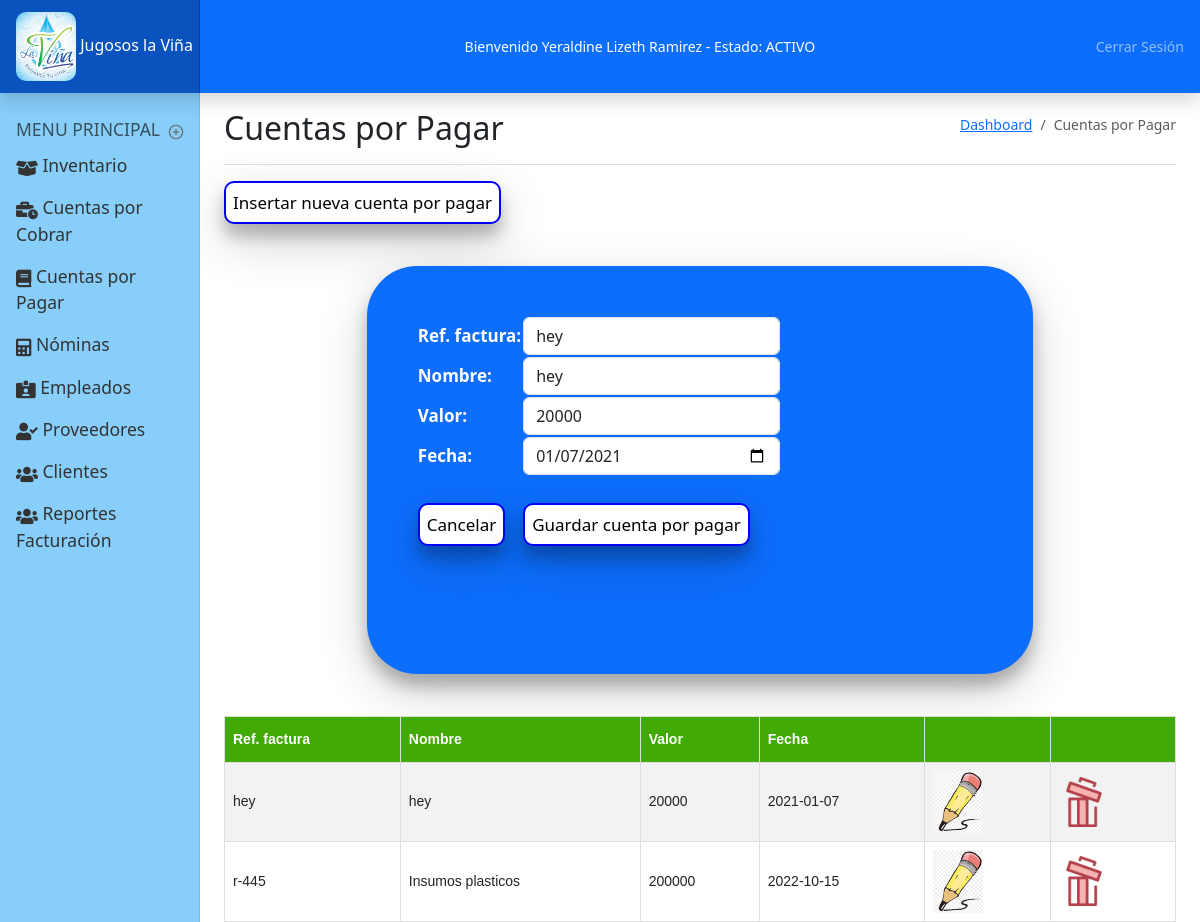
Page /cuentasporpagar.php?id_pagar=3 (signed in) on the committed database.
### tables this page shows
CREATE TABLE `usuario` (
  `id_usuario` int(11) NOT NULL,
  `nombre` varchar(150) NOT NULL,
  `user` varchar(255) NOT NULL,
  `identificacion` varchar(15) NOT NULL,
  `celular` varchar(10) NOT NULL,
  `direccion` varchar(150) NOT NULL,
  `email` varchar(150) NOT NULL,
  `contrasena` varchar(150) NOT NULL,
  `rol` varchar(255) NOT NULL,
  `activo` varchar(3) NOT NULL,
  `r_ecommerce` int(11) NOT NULL,
  `r_login` int(11) NOT NULL,
  `r_datos_de_pago` int(11) NOT NULL,
  `r_contador_visitas` int(11) NOT NULL,
  `r_encuesta` int(11) NOT NULL,
  `r_consultar_producto` int(11) NOT NULL,
  `r_chat` int(11) NOT NULL,
  `r_formulario` int(11) NOT NULL
);

CREATE TABLE `cuentasxpagar` (
  `id_pagar` int(11) NOT NULL,
  `ref_factura` varchar(255) NOT NULL,
  `nombre` varchar(255) NOT NULL,
  `valor` double NOT NULL,
  `fecha` date NOT NULL
);

### bloqueo.php (called while the page is built, shortened)
<?php
    $usuario = $_SESSION['usuario'];
    $consulta = "select * from usuario where id_usuario = '$usuario'";
    $resultado = mysqli_query($conexion, $consulta) or die ('No se consulto el usuario');
    $userr = mysqli_fetch_array($resultado);
?>

### bloques/cuentasxpagar/editar.php (the view, shortened to what this page needs)
<?php
    $cxpid = $_GET['id_pagar'];
    $concuentaspagar = "select * from cuentasxpagar where id_pagar = $cxpid";
    $rescuentaspagar = mysqli_query($conexion, $concuentaspagar) or die ('no se consulto cuentas por pagar');
    $cuentasxpagar = mysqli_fetch_array($rescuentaspagar);
?>
<div id="formulario">
    <form action="" method="post" class="form">
        <table>
            <tr>
                <th>Ref. factura:</th>
                <td><input type="text" name="ref" value="<?php echo $cuentasxpagar['ref_factura']; ?>" required="required" placeholder="ref. factura" class="form-control"></td>
            </tr>
            <tr>
                <th>Nombre:</th>
                <td><input type="text" name="nombre" value="<?php echo $cuentasxpagar['nombre']; ?>" required="required" placeholder="nombre" class="form-control"></td>
            </tr>
            <tr>
                <th>Valor:</th>
                <td><input type="number" name="valor" value="<?php echo $cuentasxpagar['valor']; ?>" required="required" placeholder="valor" class="form-control"></td>
            </tr>
            <tr>
                <th>Fecha:</th>
                <td><input type="date" name="fecha" value="<?php echo $cuentasxpagar['fecha']; ?>" required="required" placeholder="fecha" class="form-control"></td>
            </tr>
            <tr>
                <th>
                    <br><button name="botoninsertar" value="insertar" type="button" class="btnInsertClient" onclick="window.location='cuentasporpagar.php'">
                        Cancelar
                    </button><br><br>
                </th>
                <td><br><input type="submit" name="boton" value="Guardar cuenta por pagar" class="btnInsertClient"><br><br></td>
            </tr>
        </table>
        <br><br>
    </form>
    <br><br>
</div>
<div class="consulta">
    <table class="tconsulta">
        <tr>
            <th>Ref. factura</th>
            <th>Nombre</th>
            <th>Valor</th>
            <th>Fecha</th>
            <th></th>
            <th></th>
        </tr>
        <?php
        $consulta_cob = "select * from cuentasxpagar order by nombre";
        $resultado_cob = mysqli_query($conexion, $consulta_cob) or die('no se consulta cuentas por pagar');
        while ($cuentasxpagar = mysqli_fetch_array($resultado_cob)) {
        ?>
            <tr>
                <td><?php echo $cuentasxpagar['ref_factura']; ?></td>
                <td><?php echo $cuentasxpagar['nombre']; ?></td>
                <td><?php echo $cuentasxpagar['valor']; ?></td>
                <td><?php echo $cuentasxpagar['fecha']; ?></td>
                <td>
                    <img src="img/editar.png" width="50px" title="Editar" alt="Editar" style="cursor: pointer;">
                </td>
                <td>
                    <img src="img/borrar.png" width="50px" title="Borrar" alt="Borrar" style="cursor: pointer;" onclick="eliminarCuentaxPagar(<?php echo $cuentasxpagar['id_pagar']; ?>)">
                </td>
            </tr>
        <?php } ?>
    </table>
</div>

### partes/header.php (shortened to what this page needs)
<header class="navbar navbar-dark sticky-top flex-md-nowrap p-0 shadow">
  <a class="navbar-brand col-md-3 col-lg-2 me-0 px-3 fs-6" href="#">
    <img id="log" src="img/logo.png" width="60px" alt="logo">
    Jugosos la Viña
  </a>
  <span style="color:white">
    Bienvenido <?php echo $userr['nombre']; ?> - Estado:
    <?php
    if ($userr['activo'] == "Si") {
      echo "ACTIVO";
    } else {
      echo "NO ACTIVO";
    }
    ?>
  </span>
  <div class="navbar-nav">
    <div class="nav-item text-nowrap">
      <a class="nav-link px-3" href="salir.php">Cerrar Sesión</a>
    </div>
  </div>
</header>

### css/dashboard.css (style rules this page uses)
body { font-size: .875rem; }
.navbar-brand { padding-top: .75rem; padding-bottom: .75rem; background-color: rgba(0, 0, 0, .25); box-shadow: inset -1px 0 0 rgba(0, 0, 0, .25); }
header { background-color: #0d6efd; }
#log { border-radius: 10px; }
.tconsulta { font-family: Arial, Helvetica, sans-serif; border-collapse: collapse; width: 100%; overflow-x: auto; }
.consulta td, .consulta th { border: 1px solid #ddd; padding: 8px; }
.consulta tr:nth-child(even) { background-color: #f2f2f2 }
.consulta th { padding-top: 12px; padding-bottom: 12px; text-align: left; background-color: #41aa04; color: white; }
.btnInsertClient { background-color: white; padding: 7px; border: 2px solid blue; border-radius: 10px; font-size: 17px; margin-right: 0px; box-shadow: 0 12px 16px 0 rgba(0,0,0,0.24),0 17px 50px 0 rgba(0,0,0,0.19); }
.form { width: 70%; padding: 50px; margin: auto; font-size: 17px; font-weight: bold; border-radius: 50px; background-color: #0d6efd; color: white; box-shadow: 0 12px 16px 0 rgba(0,0,0,0.24),0 17px 50px 0 rgba(0,0,0,0.19); }

### rows in the picture
usuario: nombre "Yeraldine Lizeth Ramirez"
cuentasxpagar: ref "hey", nombre "hey", valor "20000", fecha "01/07/2021", ref_factura "hey", fecha "2021-01-07"
cuentasxpagar: ref_factura "r-445", nombre "Insumos plasticos", valor "200000", fecha "2022-10-15"
